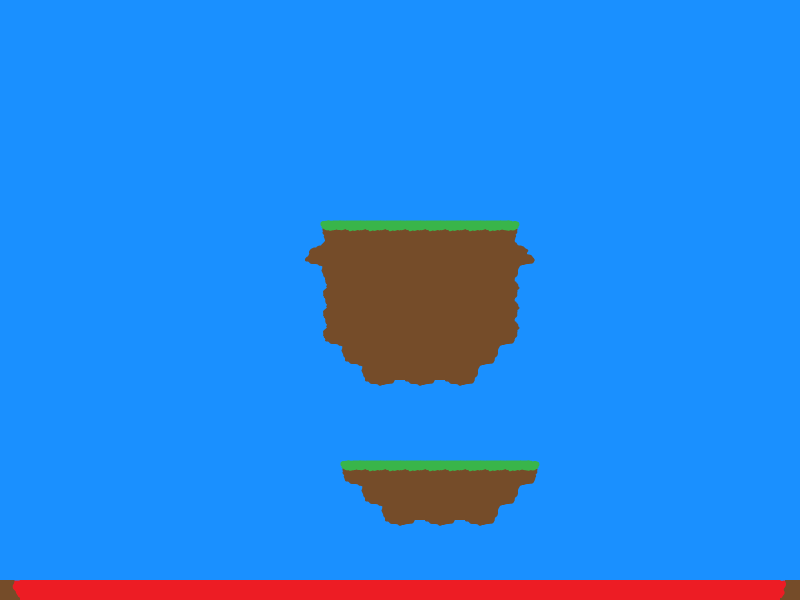

Below is a game level as drawn by its tile map, then a one-line description and the .tmx that defines it (tile-layer data replaced by summaries):
An orthogonal 40x30 tile map with 20x20 px tiles, 1 tile layer (Tile Layer 1) and 3 objects.

<map version="1.0" orientation="orthogonal" renderorder="right-down" width="40" height="30" tilewidth="20" tileheight="20" backgroundcolor="#1a90ff" nextobjectid="12">
 <tileset firstgid="1" name="tileset" tilewidth="20" tileheight="20">
  <image source="../assets/finalTileset.png" width="300" height="40" />
 </tileset>
 <layer name="Tile Layer 1" width="40" height="30">
  <data>[1200 cells, 162 non-empty, 17 distinct tile ids]</data>
 </layer>
 <objectgroup name="Object Layer 1">
  <object id="9" gid="21" x="420" y="220" width="20" height="20" />
  <object id="10" gid="22" x="580" y="220" width="20" height="20" />
  <object id="11" gid="22" x="240" y="220" width="20" height="20" />
 </objectgroup>
</map>
